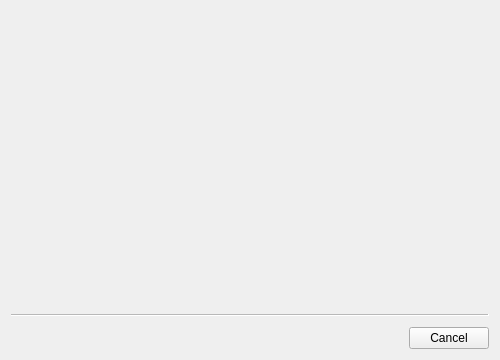
<?xml version="1.0" encoding="UTF-8"?>
<ui version="4.0">
 <comment>This file is part of the xTuple ERP: PostBooks Edition, a free and
open source Enterprise Resource Planning software suite,
Copyright (c) 1999-2019 by OpenMFG LLC, d/b/a xTuple.
It is licensed to you under the Common Public Attribution License
version 1.0, the full text of which (including xTuple-specific Exhibits)
is available at www.xtuple.com/CPAL.  By using this software, you agree
to be bound by its terms.</comment>
 <class>crmaccountMerge</class>
 <widget class="QWizard" name="crmaccountMerge">
  <property name="geometry">
   <rect>
    <x>0</x>
    <y>0</y>
    <width>500</width>
    <height>360</height>
   </rect>
  </property>
  <property name="windowTitle">
   <string>Merge Accounts</string>
  </property>
  <property name="options">
   <set>QWizard::NoBackButtonOnStartPage|QWizard::NoDefaultButton</set>
  </property>
 </widget>
 <resources/>
 <connections/>
</ui>
